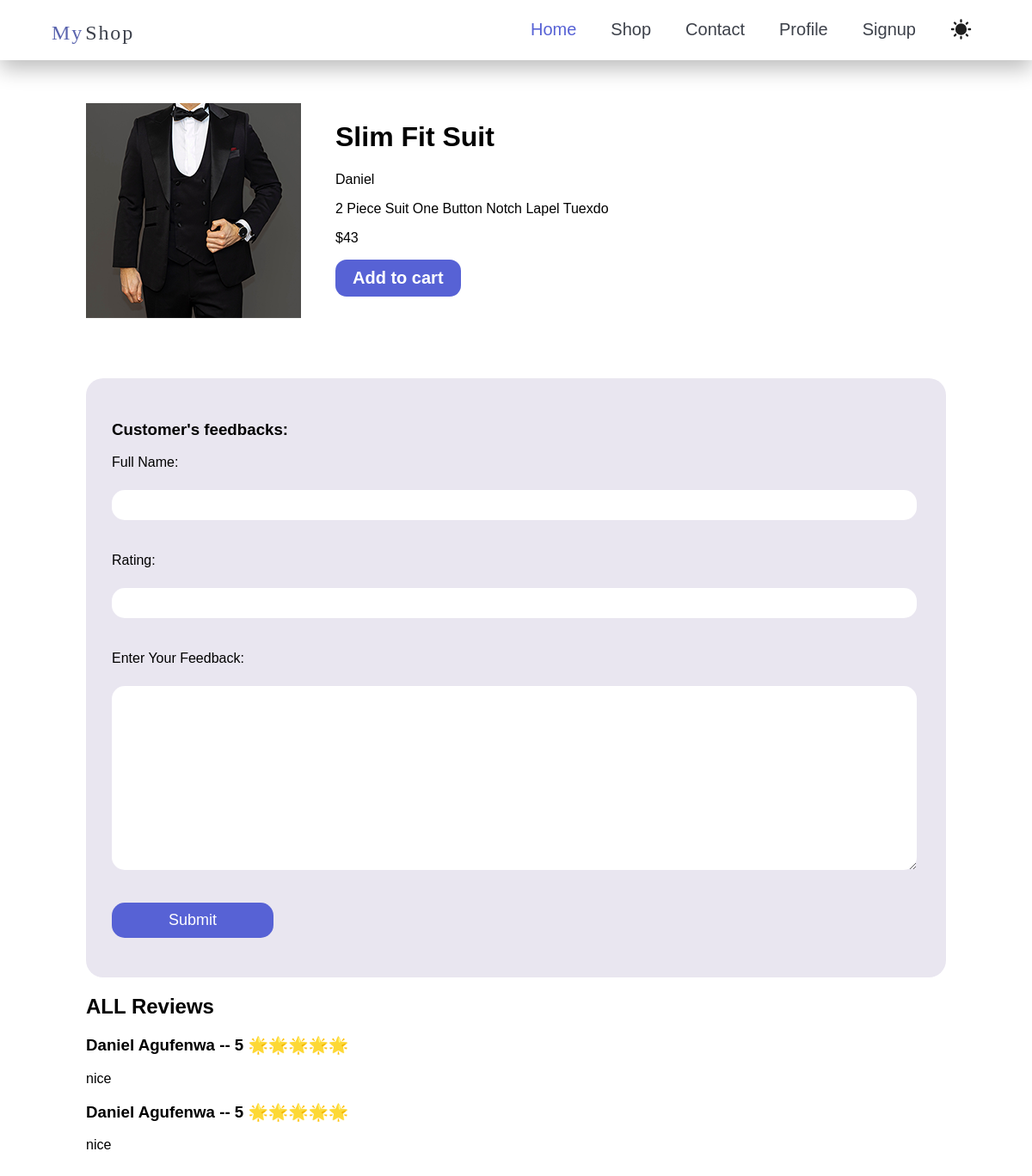
Screenshot of /products/Daniel/3 with the database file from the repository.
### products/models.py (models this page shows, shortened)
class Products(models.Model):
    title = models.CharField(max_length=70, blank=True)
    description = models.TextField(blank=True)
    brand = models.ForeignKey(Brand ,on_delete= models.CASCADE, null=True)
    image = models.ImageField(blank=True ,upload_to="product-img")
    category = models.ManyToManyField(Category)
    price = models.PositiveIntegerField()
    slug = models.SlugField(blank=True)
    is_best_seller = models.BooleanField(default=False)

class Brand(models.Model):
    title = models.CharField(max_length=50)
    logo = models.ImageField(blank=True,)
    address = models.OneToOneField(Address,on_delete=models.DO_NOTHING,null=True,related_name="Products")

class Feedback(models.Model):
    name = models.CharField(max_length=40)
    rating = models.PositiveIntegerField()
    products = models.ForeignKey(Products,on_delete=models.CASCADE)
    text = models.TextField()

### products/views.py (the view, shortened to what this page needs)
# urls.py: path('products/<product_brand>/<product_slug>',views.product_page, name='product_page'),
def product_page(request,product_brand,product_slug):
    product = Products.objects.get(slug = product_slug)
    form = FeedbackForm()
    reviews = Feedback.objects.filter(products = product)
    if request.method  == "GET":
        return render(request, "products/product.html",{
        'product':product,
        'form':form,
        'reviews':reviews,
    })

### products/forms.py
class FeedbackForm(forms.Form):
    name = forms.CharField(required=True, label='Full Name')
    rating = forms.IntegerField(min_value=1,max_value=5)
    text = forms.CharField(label="Enter Your Feedback" ,widget= forms.Textarea)

### products/templates/products/product.html (shortened to what this page needs)
{% extends "base.html" %}
{% load static %}
{% block css %}{% static "product/product.css" %}{% endblock %}
{% block body %}
    {% include "includes/nav.html" %}
<div id="product-main-con">
    <main>
        <img src="{{product.image.url}}">
        <div>
                <h1>{{product.title}}</h1>
                <p>{{product.brand.title}}</p>
                <p>{{product.description}}</p>
                <p>${{product.price}}</p>
                <button>Add to cart</button>
            </div>
     </main>
<section id="feedback">
    <h3>Customer's feedbacks:</h3>
    <form method="POST">
{% for fields in form %}
    {{ fields.label_tag}}<br>
    {{fields}}<br>
    {% endfor %}
<button type="submit">Submit</button>
    </form>
</section>
<section>
    <h1>ALL Reviews</h1>
{% for review in reviews %}
    <h3>{{ review.name }}  -- {{review.rating}}
        {% if review.rating == 5 %}
            🌟🌟🌟🌟🌟
        {% elif  review.rating == 4 %}
            🌟🌟🌟🌟
        {% elif  review.rating == 3 %}
            🌟🌟🌟
        {% elif  review.rating == 2 %}
            🌟🌟
        {% else %}
        🌟
        {% endif %}
    </h3>
    <p>{{ review.text }}</p>
{% endfor %}
</section>
</div>
{% endblock %}

### products/static/product/product.css (style rules this page uses)
body { font-family: Arial, Helvetica, sans-serif; margin: 0; }
#product-main-con { width: 1000px;margin:50px auto; }
#product-main-con main { display: flex; width: 100%; column-gap: 40px; }
#product-main-con main button { background-color: #5762D5; font-size: 20px; color: white; font-weight: bold; border: none; padding: 10px 20px; border-radius: 13px; cursor: pointer; transition-duration: 0.3s; }
#feedback { padding: 30px; background-color: #E9E6F0; border-radius: 20px; margin-top: 70px; }
#feedback input, #feedback textarea { width: 97%; display: block; font-size: 18px; padding: 7px 12px; margin-bottom: 20px; border: none; border-radius: 15px; }
#feedback label { font-weight: 300; display: block; margin-bottom: 5px; }
#feedback button { border: none; border-radius: 15px; background-color: #5762D5; color: white; font-size: 18px; padding: 10px 30px; width: 20%; cursor: pointer; transition-duration: 0.3s; }

### rows the page displays
Products: image (picture), title "Slim Fit Suit", brand "Daniel", description "2 Piece Suit One Button Notch Lapel Tuexdo", price "43"
Feedback: name "Daniel Agufenwa", rating "5", text "nice"
Feedback: name "Daniel Agufenwa", rating "5", text "nice"

### other values shown
{{ fields.label_tag }} "Full Name:" "Rating:" "Enter Your Feedback:"
